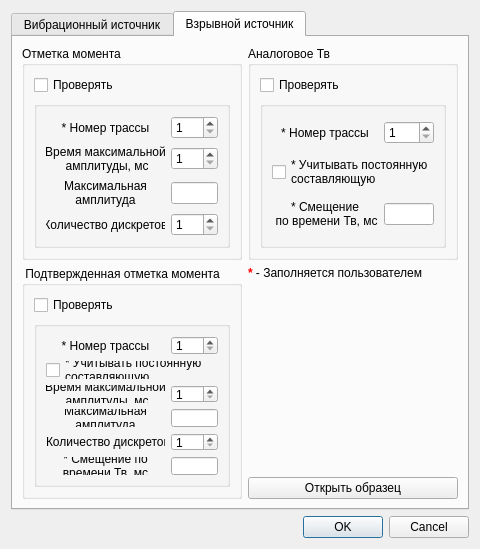
<?xml version="1.0" encoding="UTF-8"?>
<ui version="4.0">
 <class>AuxesDialog</class>
 <widget class="QDialog" name="AuxesDialog">
  <property name="geometry">
   <rect>
    <x>0</x>
    <y>0</y>
    <width>480</width>
    <height>549</height>
   </rect>
  </property>
  <property name="minimumSize">
   <size>
    <width>480</width>
    <height>525</height>
   </size>
  </property>
  <property name="maximumSize">
   <size>
    <width>480</width>
    <height>549</height>
   </size>
  </property>
  <property name="windowTitle">
   <string>Dialog</string>
  </property>
  <layout class="QGridLayout" name="gridLayout_5">
   <item row="0" column="0">
    <widget class="QTabWidget" name="tabWidget">
     <property name="currentIndex">
      <number>1</number>
     </property>
     <widget class="QWidget" name="tab">
      <attribute name="title">
       <string>Вибрационный источник</string>
      </attribute>
      <layout class="QGridLayout" name="gridLayout">
       <item row="0" column="0">
        <layout class="QFormLayout" name="formLayout">
         <item row="0" column="0">
          <widget class="QLabel" name="label">
           <property name="text">
            <string>* Номер трассы АКФ</string>
           </property>
           <property name="buddy">
            <cstring>akfTraceNbSpinBox</cstring>
           </property>
          </widget>
         </item>
         <item row="0" column="1">
          <widget class="QSpinBox" name="akfTraceNbSpinBox">
           <property name="minimum">
            <number>1</number>
           </property>
           <property name="maximum">
            <number>10</number>
           </property>
          </widget>
         </item>
         <item row="1" column="0">
          <widget class="QLabel" name="label_2">
           <property name="text">
            <string>* Минимальная частота, Гц</string>
           </property>
           <property name="buddy">
            <cstring>minFreqSpinBox</cstring>
           </property>
          </widget>
         </item>
         <item row="1" column="1">
          <widget class="QSpinBox" name="minFreqSpinBox">
           <property name="maximum">
            <number>30</number>
           </property>
          </widget>
         </item>
         <item row="2" column="0">
          <widget class="QLabel" name="label_3">
           <property name="text">
            <string>* Максимальная частота, Гц</string>
           </property>
           <property name="buddy">
            <cstring>maxFreqSpinBox</cstring>
           </property>
          </widget>
         </item>
         <item row="2" column="1">
          <widget class="QSpinBox" name="maxFreqSpinBox">
           <property name="minimum">
            <number>50</number>
           </property>
           <property name="maximum">
            <number>200</number>
           </property>
          </widget>
         </item>
         <item row="3" column="0">
          <widget class="QLabel" name="label_5">
           <property name="text">
            <string>Время максимальной амплитуды, мс</string>
           </property>
           <property name="buddy">
            <cstring>maxTimeSpinBox</cstring>
           </property>
          </widget>
         </item>
         <item row="3" column="1">
          <widget class="QSpinBox" name="maxTimeSpinBox">
           <property name="maximum">
            <number>10000</number>
           </property>
          </widget>
         </item>
         <item row="4" column="0">
          <widget class="QLabel" name="label_4">
           <property name="text">
            <string>Уровень частот свип-сигнала, дБ</string>
           </property>
          </widget>
         </item>
         <item row="4" column="1">
          <widget class="QSpinBox" name="freqLevelSpinBox">
           <property name="minimum">
            <number>-100</number>
           </property>
           <property name="maximum">
            <number>0</number>
           </property>
          </widget>
         </item>
         <item row="5" column="0">
          <widget class="QLabel" name="label_6">
           <property name="text">
            <string>Амплитуда АКФ (1 накопление)</string>
           </property>
          </widget>
         </item>
         <item row="5" column="1">
          <widget class="QDoubleSpinBox" name="akfAmplDoubleSpinBox">
           <property name="decimals">
            <number>1</number>
           </property>
           <property name="maximum">
            <double>99999999999999996863366107917975552.000000000000000</double>
           </property>
           <property name="singleStep">
            <double>10000.000000000000000</double>
           </property>
          </widget>
         </item>
        </layout>
       </item>
       <item row="1" column="0">
        <widget class="QPushButton" name="openSegdPushButton">
         <property name="text">
          <string>Открыть образец</string>
         </property>
        </widget>
       </item>
       <item row="2" column="0">
        <spacer name="verticalSpacer">
         <property name="orientation">
          <enum>Qt::Vertical</enum>
         </property>
         <property name="sizeHint" stdset="0">
          <size>
           <width>20</width>
           <height>153</height>
          </size>
         </property>
        </spacer>
       </item>
       <item row="3" column="0">
        <widget class="QLabel" name="label_7">
         <property name="text">
          <string>&lt;html&gt;&lt;head/&gt;&lt;body&gt;&lt;p&gt;&lt;span style=&quot; font-weight:600; color:#ff0000;&quot;&gt;*&lt;/span&gt; - Заполняется пользователем&lt;/p&gt;&lt;/body&gt;&lt;/html&gt;</string>
         </property>
        </widget>
       </item>
      </layout>
     </widget>
     <widget class="QWidget" name="tab_2">
      <attribute name="title">
       <string>Взрывной источник</string>
      </attribute>
      <layout class="QGridLayout" name="gridLayout_8">
       <item row="0" column="0">
        <widget class="QGroupBox" name="timeBreakGroupBox">
         <property name="title">
          <string>Отметка момента</string>
         </property>
         <layout class="QGridLayout" name="gridLayout_7">
          <item row="0" column="0">
           <widget class="QCheckBox" name="timeBreakCheckBox">
            <property name="text">
             <string>Проверять</string>
            </property>
           </widget>
          </item>
          <item row="1" column="0">
           <widget class="QGroupBox" name="timeBreakSettingsGroupBox">
            <property name="title">
             <string/>
            </property>
            <property name="flat">
             <bool>true</bool>
            </property>
            <layout class="QGridLayout" name="gridLayout_2">
             <item row="0" column="0">
              <widget class="QLabel" name="timeBreakTraceNbLabel">
               <property name="text">
                <string>* Номер трассы</string>
               </property>
               <property name="alignment">
                <set>Qt::AlignCenter</set>
               </property>
               <property name="buddy">
                <cstring>timeBreakTraceNbSpinBox</cstring>
               </property>
              </widget>
             </item>
             <item row="0" column="1">
              <widget class="QSpinBox" name="timeBreakTraceNbSpinBox">
               <property name="minimum">
                <number>1</number>
               </property>
               <property name="maximum">
                <number>10</number>
               </property>
              </widget>
             </item>
             <item row="1" column="0">
              <widget class="QLabel" name="timeBreakTmaxLabel">
               <property name="text">
                <string>Время максимальной 
 амплитуды, мс</string>
               </property>
               <property name="alignment">
                <set>Qt::AlignCenter</set>
               </property>
               <property name="buddy">
                <cstring>timeBreakTmaxSpinBox</cstring>
               </property>
              </widget>
             </item>
             <item row="1" column="1">
              <widget class="QSpinBox" name="timeBreakTmaxSpinBox">
               <property name="minimum">
                <number>1</number>
               </property>
               <property name="maximum">
                <number>100</number>
               </property>
              </widget>
             </item>
             <item row="2" column="0">
              <widget class="QLabel" name="timeBreakAmaxLabel">
               <property name="text">
                <string>Максимальная 
амплитуда</string>
               </property>
               <property name="alignment">
                <set>Qt::AlignCenter</set>
               </property>
               <property name="buddy">
                <cstring>timeBreakAmaxLineEdit</cstring>
               </property>
              </widget>
             </item>
             <item row="2" column="1">
              <widget class="QLineEdit" name="timeBreakAmaxLineEdit">
               <property name="maximumSize">
                <size>
                 <width>50</width>
                 <height>16777215</height>
                </size>
               </property>
               <property name="maxLength">
                <number>10</number>
               </property>
              </widget>
             </item>
             <item row="3" column="0">
              <widget class="QLabel" name="timeBreakNbOfDiscretLabel">
               <property name="text">
                <string>Количество дискретов</string>
               </property>
               <property name="alignment">
                <set>Qt::AlignCenter</set>
               </property>
               <property name="buddy">
                <cstring>timeBreakNbOfDiscretSpinBox</cstring>
               </property>
              </widget>
             </item>
             <item row="3" column="1">
              <widget class="QSpinBox" name="timeBreakNbOfDiscretSpinBox">
               <property name="minimum">
                <number>1</number>
               </property>
               <property name="maximum">
                <number>10</number>
               </property>
              </widget>
             </item>
            </layout>
           </widget>
          </item>
         </layout>
        </widget>
       </item>
       <item row="0" column="1">
        <widget class="QGroupBox" name="upholeTimeGroupBox">
         <property name="title">
          <string>Аналоговое Тв</string>
         </property>
         <layout class="QGridLayout" name="gridLayout_6">
          <item row="0" column="0">
           <widget class="QCheckBox" name="upholeTimeCheckBox">
            <property name="text">
             <string>Проверять</string>
            </property>
           </widget>
          </item>
          <item row="1" column="0">
           <widget class="QGroupBox" name="upholeTimeSettingsGroupBox">
            <property name="title">
             <string/>
            </property>
            <property name="flat">
             <bool>true</bool>
            </property>
            <layout class="QGridLayout" name="gridLayout_4">
             <item row="0" column="0">
              <widget class="QLabel" name="upholeTimeTraceNbLabel">
               <property name="text">
                <string>* Номер трассы</string>
               </property>
               <property name="alignment">
                <set>Qt::AlignCenter</set>
               </property>
               <property name="buddy">
                <cstring>upholeTimeTraceNbSpinBox</cstring>
               </property>
              </widget>
             </item>
             <item row="0" column="1">
              <widget class="QSpinBox" name="upholeTimeTraceNbSpinBox">
               <property name="minimum">
                <number>1</number>
               </property>
               <property name="maximum">
                <number>10</number>
               </property>
              </widget>
             </item>
             <item row="1" column="0" colspan="2">
              <widget class="QCheckBox" name="upholeTimeConstantCheckBox">
               <property name="text">
                <string>* Учитывать постоянную
составляющую</string>
               </property>
              </widget>
             </item>
             <item row="2" column="0">
              <widget class="QLabel" name="upholeTimexLabel">
               <property name="text">
                <string>* Смещение  
 по времени Тв, мс</string>
               </property>
               <property name="alignment">
                <set>Qt::AlignCenter</set>
               </property>
               <property name="buddy">
                <cstring>confirmedTimeBreakAmaxLineEdit</cstring>
               </property>
              </widget>
             </item>
             <item row="2" column="1">
              <widget class="QLineEdit" name="upholeTimeOffsetLineEdit">
               <property name="maximumSize">
                <size>
                 <width>50</width>
                 <height>16777215</height>
                </size>
               </property>
               <property name="maxLength">
                <number>10</number>
               </property>
              </widget>
             </item>
            </layout>
           </widget>
          </item>
         </layout>
        </widget>
       </item>
       <item row="1" column="0">
        <widget class="QGroupBox" name="confirmedTimeBreakGroupBox">
         <property name="title">
          <string> Подтвержденная отметка момента</string>
         </property>
         <layout class="QGridLayout" name="gridLayout_9">
          <item row="0" column="0">
           <widget class="QCheckBox" name="confirmedTimeBreakCheckBox">
            <property name="text">
             <string>Проверять</string>
            </property>
           </widget>
          </item>
          <item row="1" column="0">
           <widget class="QGroupBox" name="confirmedTimeBreakSettingsGroupBox">
            <property name="title">
             <string/>
            </property>
            <property name="flat">
             <bool>true</bool>
            </property>
            <layout class="QGridLayout" name="gridLayout_3">
             <item row="0" column="0">
              <widget class="QLabel" name="confirmedTimeBreakTraceNbLabel">
               <property name="text">
                <string>* Номер трассы</string>
               </property>
               <property name="alignment">
                <set>Qt::AlignCenter</set>
               </property>
               <property name="buddy">
                <cstring>confirmedTimeBreakTraceNbSpinBox</cstring>
               </property>
              </widget>
             </item>
             <item row="0" column="1">
              <widget class="QSpinBox" name="confirmedTimeBreakTraceNbSpinBox">
               <property name="minimum">
                <number>1</number>
               </property>
               <property name="maximum">
                <number>10</number>
               </property>
              </widget>
             </item>
             <item row="2" column="0">
              <widget class="QLabel" name="confirmedTimeBreakTmaxLabel">
               <property name="text">
                <string>Время максимальной 
 амплитуды, мс</string>
               </property>
               <property name="alignment">
                <set>Qt::AlignCenter</set>
               </property>
               <property name="buddy">
                <cstring>confirmedTimeBreakTmaxSpinBox</cstring>
               </property>
              </widget>
             </item>
             <item row="2" column="1">
              <widget class="QSpinBox" name="confirmedTimeBreakTmaxSpinBox">
               <property name="minimum">
                <number>1</number>
               </property>
               <property name="maximum">
                <number>100</number>
               </property>
              </widget>
             </item>
             <item row="3" column="0">
              <widget class="QLabel" name="confirmedTimeBreakAmaxLabel">
               <property name="text">
                <string>Максимальная 
амплитуда</string>
               </property>
               <property name="alignment">
                <set>Qt::AlignCenter</set>
               </property>
               <property name="buddy">
                <cstring>confirmedTimeBreakAmaxLineEdit</cstring>
               </property>
              </widget>
             </item>
             <item row="3" column="1">
              <widget class="QLineEdit" name="confirmedTimeBreakAmaxLineEdit">
               <property name="maximumSize">
                <size>
                 <width>50</width>
                 <height>16777215</height>
                </size>
               </property>
               <property name="maxLength">
                <number>10</number>
               </property>
              </widget>
             </item>
             <item row="4" column="0">
              <widget class="QLabel" name="confirmedTimeBreakNbOfDiscretLabel">
               <property name="text">
                <string>Количество дискретов</string>
               </property>
               <property name="buddy">
                <cstring>confirmedTimeBreakNbOfDiscretSpinBox</cstring>
               </property>
              </widget>
             </item>
             <item row="4" column="1">
              <widget class="QSpinBox" name="confirmedTimeBreakNbOfDiscretSpinBox">
               <property name="minimum">
                <number>1</number>
               </property>
               <property name="maximum">
                <number>200</number>
               </property>
              </widget>
             </item>
             <item row="5" column="0">
              <widget class="QLabel" name="confirmedTimeBreakTvOffsetLabel">
               <property name="text">
                <string>* Смещение по
времени Тв, мс</string>
               </property>
               <property name="alignment">
                <set>Qt::AlignCenter</set>
               </property>
               <property name="buddy">
                <cstring>confirmedTimeBreakAmaxLineEdit</cstring>
               </property>
              </widget>
             </item>
             <item row="5" column="1">
              <widget class="QLineEdit" name="confirmedTimeBreakTvOffsetLineEdit">
               <property name="maximumSize">
                <size>
                 <width>50</width>
                 <height>16777215</height>
                </size>
               </property>
               <property name="maxLength">
                <number>10</number>
               </property>
              </widget>
             </item>
             <item row="1" column="0" colspan="2">
              <widget class="QCheckBox" name="confirmedTimeBreakConstantaCheckBox">
               <property name="text">
                <string>* Учитывать постоянную
составляющую</string>
               </property>
              </widget>
             </item>
            </layout>
           </widget>
          </item>
         </layout>
        </widget>
       </item>
       <item row="1" column="1">
        <layout class="QVBoxLayout" name="verticalLayout_2">
         <item>
          <widget class="QLabel" name="label_8">
           <property name="text">
            <string>&lt;html&gt;&lt;head/&gt;&lt;body&gt;&lt;p&gt;&lt;span style=&quot; font-weight:600; color:#ff0000;&quot;&gt;*&lt;/span&gt; - Заполняется пользователем&lt;/p&gt;&lt;/body&gt;&lt;/html&gt;</string>
           </property>
          </widget>
         </item>
         <item>
          <spacer name="verticalSpacer_3">
           <property name="orientation">
            <enum>Qt::Vertical</enum>
           </property>
           <property name="sizeHint" stdset="0">
            <size>
             <width>20</width>
             <height>40</height>
            </size>
           </property>
          </spacer>
         </item>
         <item>
          <widget class="QPushButton" name="openExamplePushButton">
           <property name="text">
            <string>Открыть образец</string>
           </property>
          </widget>
         </item>
        </layout>
       </item>
      </layout>
     </widget>
    </widget>
   </item>
   <item row="1" column="0">
    <widget class="QDialogButtonBox" name="buttonBox">
     <property name="orientation">
      <enum>Qt::Horizontal</enum>
     </property>
     <property name="standardButtons">
      <set>QDialogButtonBox::Cancel|QDialogButtonBox::Ok</set>
     </property>
    </widget>
   </item>
  </layout>
 </widget>
 <resources/>
 <connections>
  <connection>
   <sender>buttonBox</sender>
   <signal>rejected()</signal>
   <receiver>AuxesDialog</receiver>
   <slot>reject()</slot>
   <hints>
    <hint type="sourcelabel">
     <x>325</x>
     <y>446</y>
    </hint>
    <hint type="destinationlabel">
     <x>286</x>
     <y>274</y>
    </hint>
   </hints>
  </connection>
  <connection>
   <sender>timeBreakCheckBox</sender>
   <signal>toggled(bool)</signal>
   <receiver>timeBreakSettingsGroupBox</receiver>
   <slot>setEnabled(bool)</slot>
   <hints>
    <hint type="sourcelabel">
     <x>128</x>
     <y>68</y>
    </hint>
    <hint type="destinationlabel">
     <x>36</x>
     <y>112</y>
    </hint>
   </hints>
  </connection>
  <connection>
   <sender>confirmedTimeBreakCheckBox</sender>
   <signal>toggled(bool)</signal>
   <receiver>confirmedTimeBreakSettingsGroupBox</receiver>
   <slot>setEnabled(bool)</slot>
   <hints>
    <hint type="sourcelabel">
     <x>62</x>
     <y>264</y>
    </hint>
    <hint type="destinationlabel">
     <x>38</x>
     <y>297</y>
    </hint>
   </hints>
  </connection>
  <connection>
   <sender>upholeTimeCheckBox</sender>
   <signal>toggled(bool)</signal>
   <receiver>upholeTimeSettingsGroupBox</receiver>
   <slot>setEnabled(bool)</slot>
   <hints>
    <hint type="sourcelabel">
     <x>351</x>
     <y>71</y>
    </hint>
    <hint type="destinationlabel">
     <x>351</x>
     <y>152</y>
    </hint>
   </hints>
  </connection>
 </connections>
</ui>
